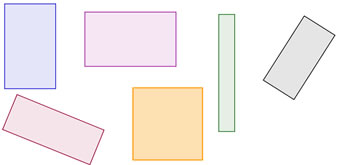
#> input picture Image_processing_py_codes/rect.jpeg, 338 x 165 px
$ python 9.contours_finding_and_drawing.py   (older library calls are emulated)
#> lines starting #> are read from the running program, lines starting #| are printed output that depends on the picture; after the words box and inside, x2 and y2 are one past the last pixel; in counts of white or black regions, pixels touching at a corner belong together
import cv2 as cv
import numpy as np
from matplotlib import pyplot as plt

#Contours can be explained simply as a curve joining all the continuous points (along the boundary), having same color or intensity. The contours are a useful tool for shape analysis and object detection and recognition.
#For better accuracy, use binary images. So before finding contours, apply threshold or canny edge detection.
#In OpenCV, finding contours is like finding white object from black background. So remember, object to be found should be white and background should be black.

img = cv.imread("rect.jpeg")
#> img is the input picture: shape (165, 338, 3); mean B, G, R 238.9, 240, 245.8
gray = cv.cvtColor(img,cv.COLOR_BGR2GRAY)
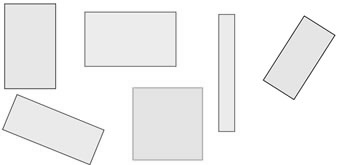
#> gray: shape (165, 338); min 37, max 255, mean 241.6
ret , threshold = cv.threshold(gray,197,255,cv.THRESH_BINARY_INV)
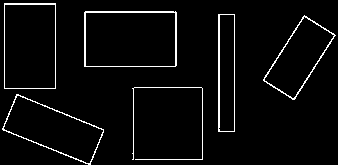
#> threshold: shape (165, 338); 3.9% white in thin lines or dots

#there are three arguments in cv.findContours() function, first one is source image, second is contour retrieval mode, third is contour approximation method. And it outputs a modified image, the contours and hierarchy. contours is a Python list of all the contours in the image. Each individual contour is a Numpy array of (x,y) coordinates of boundary points of the object.
#image, contours, hierarchy = cv.findContours( image, mode, method[, contours[, hierarchy[, offset]]] )

k = np.ones((3,3),np.uint8)
threshold = cv.dilate(threshold,k ,iterations = 1)
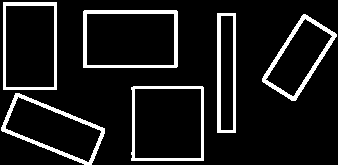
#> threshold: shape (165, 338); 10.2% white; 6 white regions, box (x1, y1, x2, y2) and area: (83, 10, 178, 68) 1070, (1, 93, 105, 165) 1037, (262, 14, 337, 101) 957, (217, 13, 236, 133) 912, (3, 2, 57, 90) 864, (131, 86, 204, 161) 853
threshold = cv.erode(threshold,k,iterations = 1)
#> threshold: shape (165, 338); 3.9% white in thin lines or dots
threshold =  cv.GaussianBlur(threshold,(3,3),0)
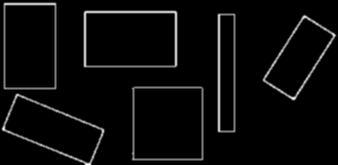
#> threshold: shape (165, 338); min 0, max 255, mean 10
cv.imwrite("threshold.jpg",threshold)

img2 , contours , hierarchy = cv.findContours(threshold,cv.RETR_TREE,cv.CHAIN_APPROX_SIMPLE)
#> contours = 12 contours; largest, box (x1, y1, x2, y2) and area: (83, 10, 178, 68) 5356, (131, 86, 204, 161) 5261, (134, 88, 202, 159) 4688, (3, 2, 57, 90) 4611, (86, 13, 175, 66) 4574

#To draw the contours, cv.drawContours function is used. It can also be used to draw any shape provided you have its boundary points. Its first argument is source image, second argument is the contours which should be passed as a Python list, third argument is index of contours (useful when drawing individual contour. To draw all contours, pass -1) and remaining arguments are color, thickness etc.
#image = cv.drawContours(image,contours,contourIdx,color[, thickness[, lineType[, hierarchy[, maxLevel[, offset]]]]])
#image - Destination image.
#contours - All the input contours. Each contour is stored as a point vector.
#contourIdx - Parameter indicating a contour to draw. If it is negative, all the contours are drawn.
#color - Color of the contours.
#thickness - Thickness of lines the contours are drawn with. If it is negative (for example, thickness=CV_FILLED ), the contour interiors are drawn. The function draws contour outlines in the image if thickness≥0 or fills the area bounded by the contours if thickness<0
#lineType - Line connectivity. See cv::LineTypes.

#Contour Approximation Method = Above, we told that contours are the boundaries of a shape with same intensity. It stores the (x,y) coordinates of the boundary of a shape. But does it store all the coordinates ? That is specified by this contour approximation method.
#If you pass cv.CHAIN_APPROX_NONE, all the boundary points are stored. But actually do we need all the points? For eg, you found the contour of a straight line. Do you need all the points on the line to represent that line? No, we need just two end points of that line. This is what cv.CHAIN_APPROX_SIMPLE does. It removes all redundant points and compresses the contour, thereby saving memory.

cv.imshow("original",img)
cv.imshow("gray",gray)
cv.imshow("threshold",threshold)

image = cv.drawContours(img,contours,-1,(0,255,0),3)
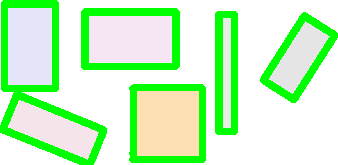
#> image: shape (165, 338, 3); mean B, G, R 192.1, 247, 197
cv.imshow("image",image)
print(len(contours))
#| 12
if cv.waitKey(0) & 0xFF == ord('c'): cv.destroyAllWindows()
